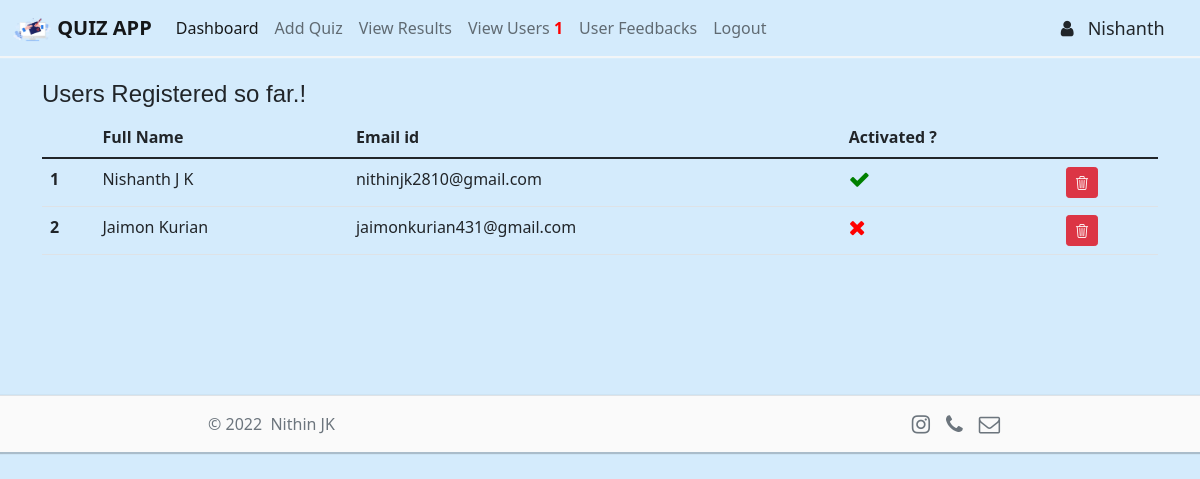
The app's page /view_users/Nishanth/ (signed in), older data.
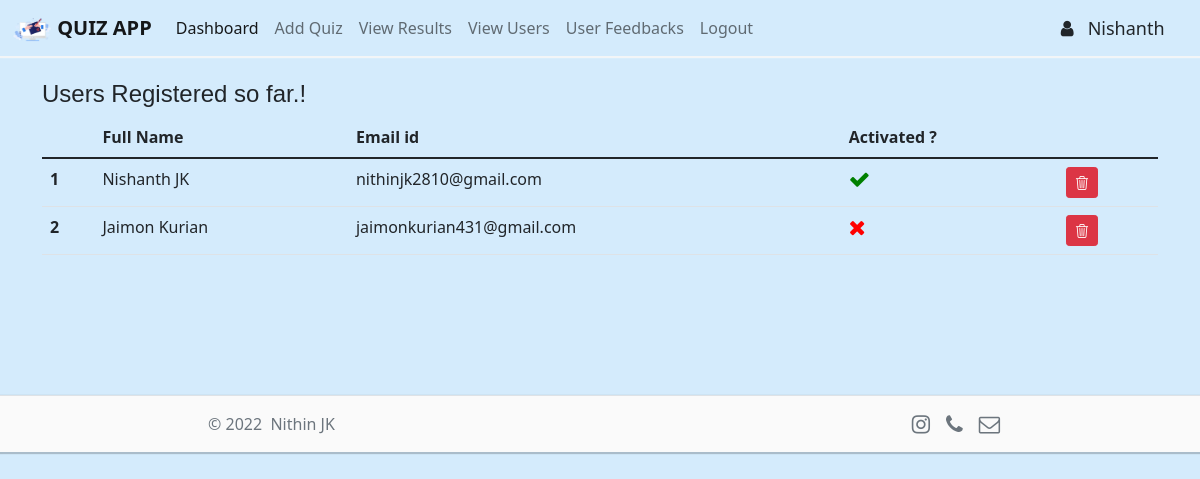
The same page, newer data.
### users/models.py (models this page shows, shortened)
class Users(models.Model):
    fname = models.CharField(max_length=100)
    lname = models.CharField(max_length=100, blank=True)
    email = models.EmailField(max_length=100)
    status = models.CharField(max_length=20, default='not_activated')

### site_admin/views.py (the view)
# urls.py: path('view_users/<name>/', admin_views.view_users, name='view_users'),
@login_required(login_url='home')
def view_users(request, name):
    current_user = User.objects.get(pk=request.user.id)
    if current_user.is_superuser == True:
        role = 'admin'
        notification = Notifications.objects.filter(to=role, status=1)
        feedcount = 0
        resultcount = 0
        usercount = 0
        for item in notification:
            if item.subject == 'feedback':
                feedcount += 1
            elif item.subject == 'result':
                resultcount += 1
            elif item.subject == 'new_user':
                usercount += 1
        all_users = Users.objects.all
        return render(request, 'admin/view_users.html', {'role':role, 'feedcount':feedcount, 'resultcount':resultcount, 'usercount':usercount, 'current_year': current_year, 'all': all_users, 'uname':name})
    else:
        return redirect('home')

### templates/admin/view_users.html
{% include 'header.html' %}
{% block content %}
<div class="container">
    <h4>Users Registered so far.!</h4>
    {% if all %}
    <div class="table-responsive">
        <table class="table">
            <thead>
                <tr>
                    <th></th>
                    <th>Full Name</th>
                    <th>Email id</th>
                    <th>Activated ?</th>
                    <th></th>
                </tr>
            </thead>
            <tbody>
                {% for item in all %}
                <tr>
                    <th>{{ forloop.counter }}</th>
                    <td>{{ item.fname }} {{ item.lname }}</td>
                    <td>{{ item.email }}</td>
                    {% if item.status == 'activated' %}
                    <td><i style="color: green;" class="fa fa-lg fa-check" aria-hidden="true"></i></td>
                    {% else %}
                    <td><i style="color: red;" class="fa fa-lg fa-times" aria-hidden="true"></i></td>
                    {% endif %}
                    <td><a href="{% url 'delete_user' item.id uname %}" class="btn btn-danger btn-sm"
                            title="Delete User"
                            onclick="return confirm('Are you sure ? This action can`t be undone !')"><i
                                class="bi bi-trash3"></i></a></td>
                </tr>
                {% endfor %}
            </tbody>
        </table>
        {% else %}
        <br>
        <p>No users registered so far &nbsp;:(</p>
        {% endif %}
    </div>
</div>
{% endblock %}
{% include 'footer.html' %}

### templates/header.html (shortened to what this page needs)
{% load static %}
<!doctype html>
<html lang="en">
<head>
    <link href="https://cdn.jsdelivr.net/npm/bootstrap@5.1.3/dist/css/bootstrap.min.css" rel="stylesheet"
>
    <link rel="stylesheet" href="https://cdn.jsdelivr.net/npm/bootstrap-icons@1.8.1/font/bootstrap-icons.css">
    <link href="https://maxcdn.bootstrapcdn.com/font-awesome/4.6.3/css/font-awesome.min.css" rel="stylesheet"
>
    <link rel="stylesheet" type="text/css" href="{% static 'css/main.css' %}">
    <link rel="stylesheet" type="text/css" href="{% static 'css/loader.css' %}">
    <link rel="stylesheet" type="text/css" href="{% static 'css/swiper-bundle.min.css' %}">
</head>
<body>
    <nav class="navbar navbar-expand-lg navbar-light" style="background-color: #d4ebfc;">
        <div class="container-fluid">
            <a class="navbar-brand" href="{% url 'home' %}"><b><img src="{% static 'img/logo.webp' %}" height="25"
                        width="40"> QUIZ APP</b></a>
            <div class="collapse navbar-collapse" id="navbarSupportedContent">
                <ul class="navbar-nav me-auto mb-2 mb-lg-0">
                    {% if role == 'admin' %}
                    <li class="nav-item">
                        <a class="nav-link active" aria-current="page" href="{% url 'admin_dashboard' uname %}">
                            Dashboard
                        </a>
                    </li>
                    <li class="nav-item">
                        <a class="nav-link" href="{% url 'add_quiz' uname %}">
                            Add Quiz
                        </a>
                    </li>
                    <li class="nav-item">
                        <a class="nav-link" href="{% url 'result_notify' uname %}">
                            <span class="notification">
                                View Results
                            </span>
                        </a>
                    </li>
                    <li class="nav-item">
                        <a class="nav-link" href="{% url 'user_notify' uname %}">
                            <span class="notification">
                                View Users
                                {% if usercount %}
                                <span class="notification-badge"><b>&nbsp;{{ usercount }}</b></span>
                                {% endif %}
                            </span>
                        </a>
                    </li>
                    <li class="nav-item">
                        <a class="nav-link" href="{% url 'feed_notify' uname %}">
                            <span class="notification">
                                User Feedbacks
                            </span>
                        </a>
                    </li>
                    <li class="nav-item">
                        <a class="nav-link" href="{% url 'signout' %}">
                            Logout
                        </a>
                    </li>
                </ul>
                <div class="d-flex">
                    <ul class="navbar-nav me-auto mb-2 mb-lg-0">
                        <li style="font-size: large;"><i class="fa fa-user" aria-hidden="true"></i>&nbsp;&nbsp;
                            {{ uname }} &nbsp;&nbsp;&nbsp;&nbsp;</li>
                    </ul>
                </div>
                {% endif %}
            </div>
        </div>
    </nav>
    <br>
    <div>

Row changes from the older to the newer data that the page shows:
changed Users "Nishanth": lname "J K" → "JK"
Text that changed along with them:
{{ usercount }}: "1" → (not shown)
